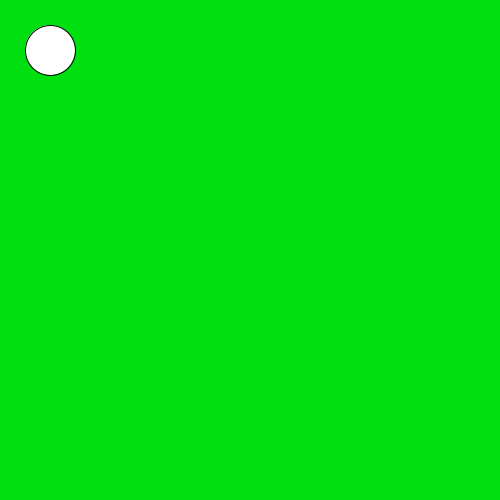
Frame 1 (no input)
Frame 60 (the mouse pressed at the canvas centre just before this capture): identical to frame 1, image omitted
Frame 120 (the mouse held since frame 60 and released just before this capture): identical to frame 1, image omitted

The Processing sketch that drew this single still picture (run headless with seeded random() and noise(); from frame 60 on, the mouse is pressed at the canvas centre):

// Processing sketch: slippery_dot
// ── slippery_dot.pde
/*** When you are done, this program will draw an ellipse 
     that jumps to new location each time you click on it.
***/
 
 // 1. Create three integer variables to represent the x, y, and the size of the ellipse
   int x = 50;
   int y = 50;
   int ellipse = 50;
    void setup() {
      // 2. Set the size of your sketch
    size(500,500);
    }
    
    void draw() {
    
      // 3. Set the background color of your sketch
      background(#00E010);
      // 4. Draw an ellipse using the variables created at the top of the sketch for the location and size of your ellipse. 
      //    Make sure it fits in the window. Change the variables if it does not.
    ellipse(x,y,ellipse,ellipse);
    
    }
    
    /******** This method gets called automatically when you press the mouse ************/
    void mousePressed() {
      //5. Create an integer variable called distance
      int distance = getDistanceFromMouse(x,y);
      //6. The getDistanceFromMouse() method below returns a number.
      //   Set the value of your distance variable to the value returned by the getDistance method
      //   You will need to pass the x and y location of your ellipse to this method.
        
          
      //7.  Use an if statement to check if your distance variable is < the radius of the ellipse
      //    If it is, make a new x AND y for the ellipse, for a new random location on the window
      //    Hint: Use code like this      x = (int) random(width);
       if(distance < ellipse){
         x = (int) random(width);
         y = (int) random(width);
       }
      
    }
    
    /********  This method gives you the number of pixels between the mouse and the x,y point ***********/
    int getDistanceFromMouse(int x, int y) {
      return (int)Math.sqrt(Math.pow((mouseX-x),2) + Math.pow((mouseY-y),2));
    }
